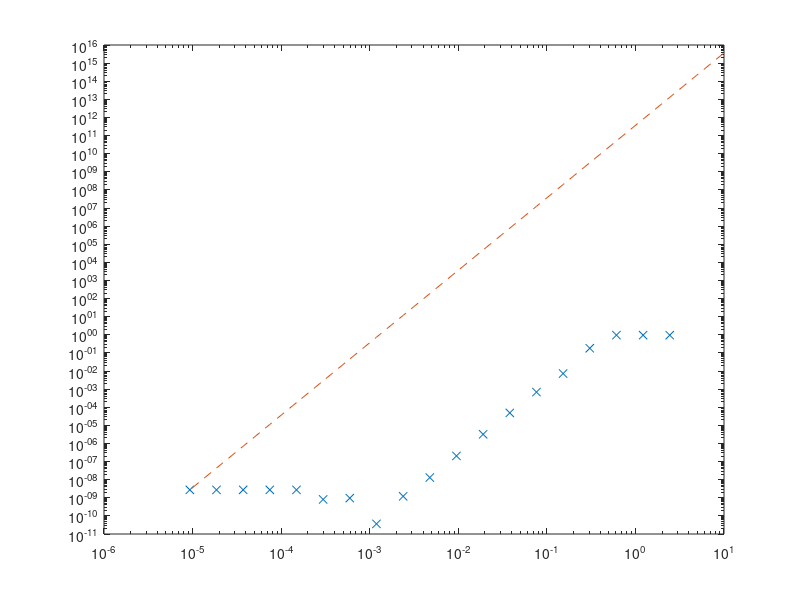

Reproduce this figure in MATLAB.
clear all;
close all;

tmax = 10000;
expected_convergence = 4;

convergence = [];


gamma = 0;     % undamped case
%gamma = .1;    % damped oscillation
%gamma = 2;     % critically damped case
%gamma = 4;     % over-damped case

% analytical solution:
% we need to identify the critically damped case and handle it specially,
% because it does not follow the form of the non-degenerate solutions.
if (abs(gamma - 2) < 1e-7)
  y_ref_fun = @(t) [(1 + t) .* exp(-t), -t .* exp(-t)];
else
  lambda1 = (-gamma + sqrt(gamma^2 - 4)) / 2;
  lambda2 = (-gamma - sqrt(gamma^2 - 4)) / 2;
  a = lambda2 / (lambda2 - lambda1);
  y_ref_fun = @(t) [...
    a * exp(lambda1 * t) + (1 - a) * exp(lambda2 * t), ...
    lambda1 * a * exp(lambda1 * t) + lambda2 * (1 - a) * exp(lambda2 * t)
    ];
end

A = -[0, -1; 1, gamma];
% 4th-order Taylor expansion:
U_fun = @(A) eye(2) + A * (eye(2) + A / 2 * (eye(2) + A / 3 * (eye(2) + A / 4)));
% 1st-order Taylor expansion:
%U_fun = @(A) eye(2) + A;

% estimate number of steps:
A_norm = max(max(abs(A * tmax)));
initial_error = A_norm^4;
target_error = 1e-8;
N = ceil(log(initial_error / target_error) / log(16));

%N_range = [N];
N_range = 10:30;
NN = length(N_range);
N_range

for N = N_range
  y0 = [1; 0];
  A_working = tmax * A / 2^N;

  U = U_fun(A_working);
  for ii = 1:N
    U = U * U;
  end

  y = U * y0;
  energy = (abs(y(1)).^2 + abs(y(2)).^2) / 2;

  ref_y = y_ref_fun(tmax);
  ref_energy = (abs(ref_y(1)).^2 + abs(ref_y(2)).^2) / 2;

  % amplitude error:
  err = abs(y(1) - ref_y(1));

  % energy error:
  %err = abs(energy - ref_energy);

  convergence = [convergence; err];
end

dt = tmax ./ 2.^N_range;

%loglog(1./N_range, convergence, 'x');
loglog(dt, convergence, 'x');
hold on;
loglog(dt, convergence(end) * (dt / dt(end)).^expected_convergence, '--');
